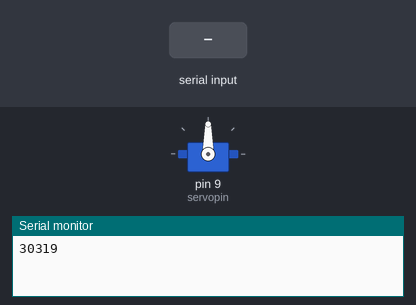
Recording of a sketch running on a simulated Arduino Uno, built with avr-gcc and run on an emulated ATmega328P. Shown: servo, the last lines printed to the serial monitor. Inputs (shaded band) come from the test bench.

Above: at 1.2 s.
1.3 s: "30,150\n" received over Serial
At 3.5 s:
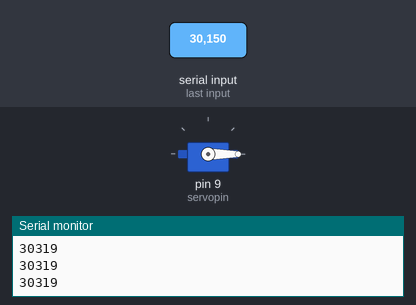
3.8 s: "90,45\n" received over Serial
At 4.6 s:
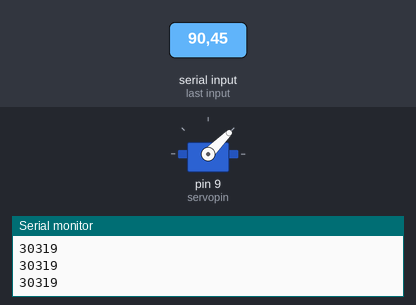
6.3 s: "200\n" received over Serial
At 6.6 s:
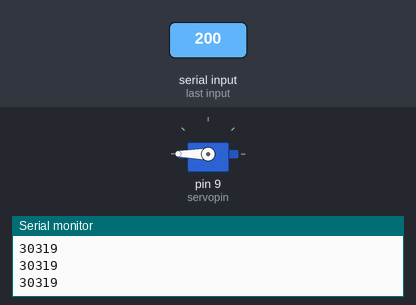
Timing chart, 0 to 9.3 s (numbered marks = the images above; inputs shaded):
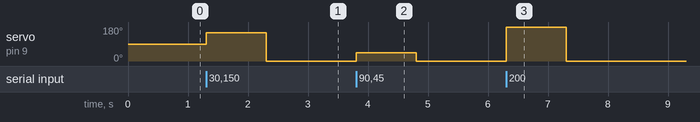

The sketch:

SERVO_POSN_1ST.ino
```cpp
#include<Servo.h>

int pos;
int servopin = 9;
int servodelay = 25;

Servo mypointer;

void setup()
{
  Serial.begin(9600);
  mypointer.attach(servopin);
}
void loop()
{
  Serial.println('where posn servo');
  while (Serial.available() == 0)
  {

  }

  pos = Serial.parseInt();
  mypointer.write(pos);

}
```

Measured:
- after the input at 1.3 s, servo on pin 9 (servopin): 90° → 150° at once, → 0° 1.0 s later
- after the input at 3.8 s, servo on pin 9 (servopin): 0° → 45° at once, → 0° 1.0 s later
- after the input at 6.3 s, servo on pin 9 (servopin): 0° → 180° at once, → 0° 1.0 s later
